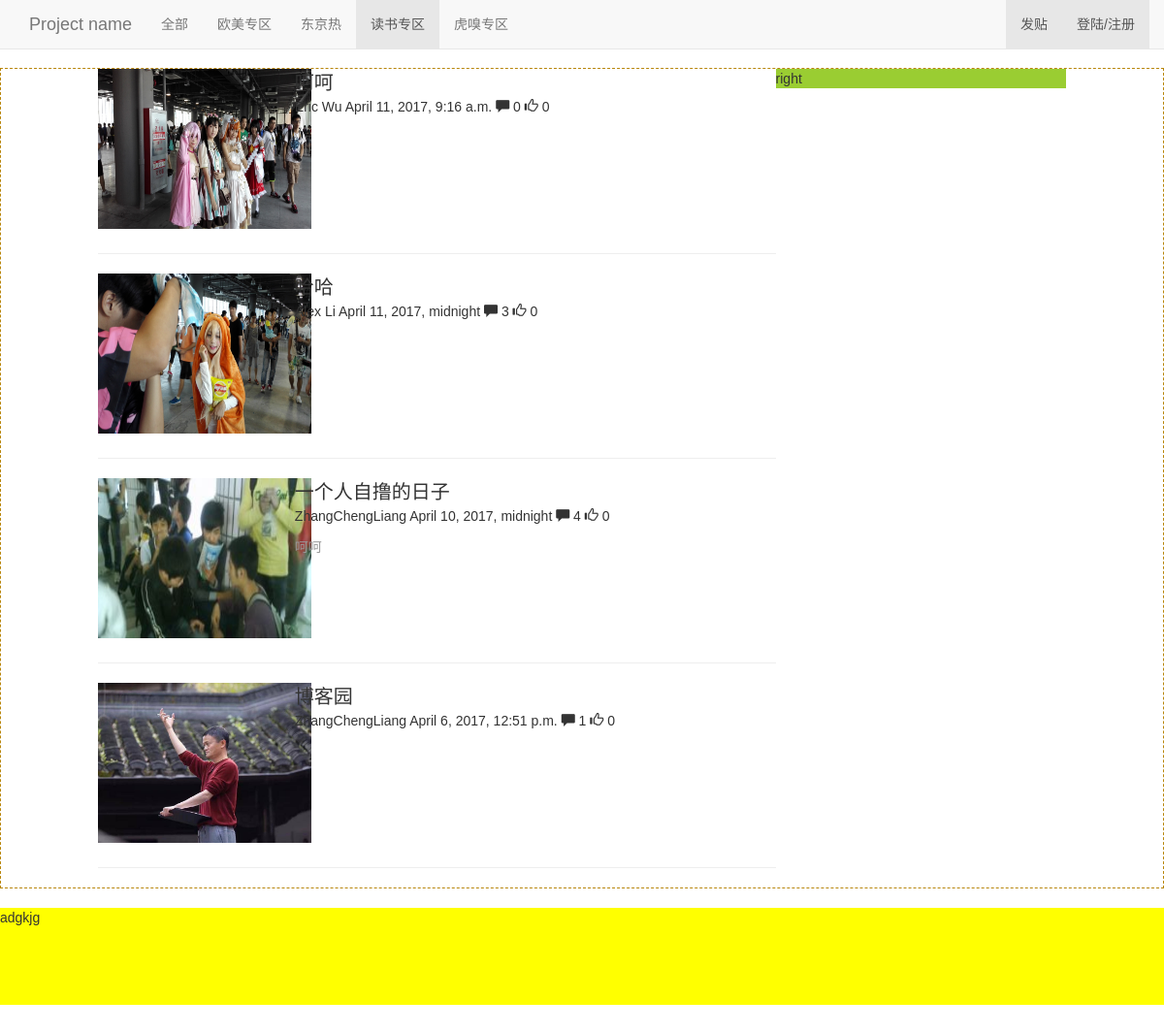
Before: /bbs/category/4/ with the older database file.
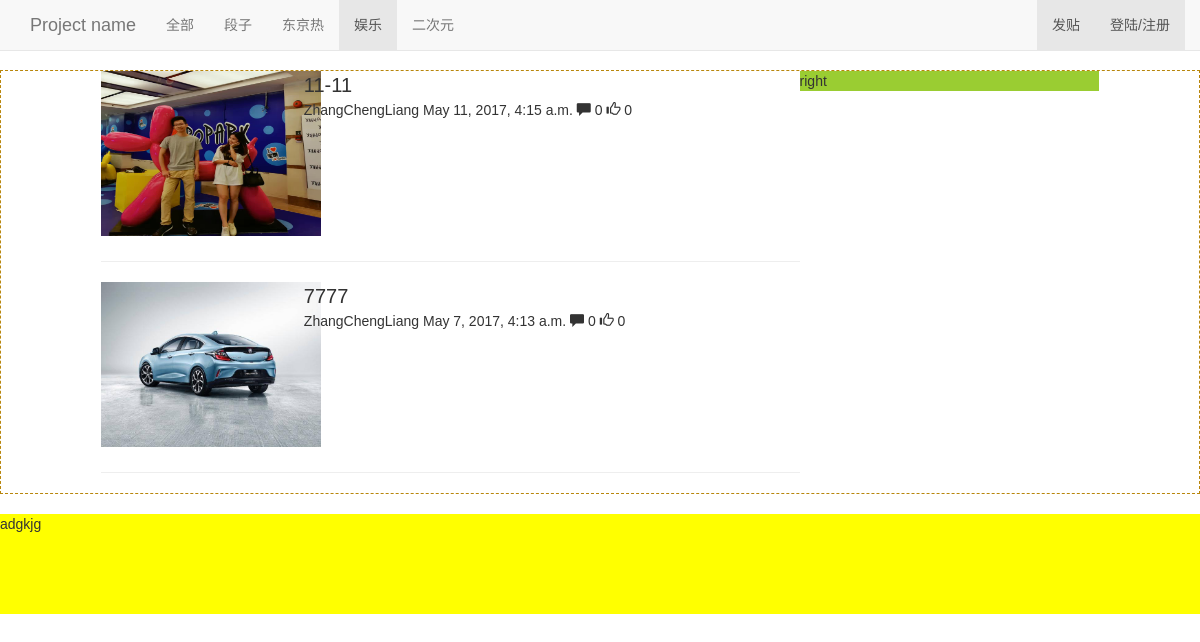
After: the same page with the newer database file.
### bbs/models.py (models this page shows, shortened)
class Category(models.Model):  # 版块(分类)表
    name = models.CharField(max_length=64, unique=True)  # 版块名
    brief = models.CharField(max_length=255, null=True, blank=True)  # 简要介绍
    set_to_top_menu = models.BooleanField(default=False)  # 是否显示在界面
    position_index = models.SmallIntegerField()  # 版块的位置
    admin = models.ManyToManyField("UserProfile", blank=True, null=True)  # 一个版块可有多个管理员，可不选择

class Article(models.Model):  # 贴子表
    title = models.CharField(max_length=255)  # 标题
    brief = models.CharField(max_length=255, null=True, blank=True)  # 简要介绍
    category = models.ForeignKey("Category")
    content = models.TextField(u"文章内容")
    author = models.ForeignKey("UserProfile")  # 作者
    pub_date = models.DateTimeField(blank=True, null=True)
    last_modify = models.DateTimeField(auto_now=True)  # 自动添加修改帖子时间
    priority = models.IntegerField(u"优先级", default=1000)  # 设置默认优先级为1000
    head_img = models.ImageField(u"文章标题图片", upload_to="uploads")
    status_choices = (("draft", u"草稿"),
                      ("published", u"已发布"),
                      ("hidden", u"隐藏"),
                      )
    publish_status = models.CharField(choices=status_choices, max_length=32, default="published")

class UserProfile(models.Model):  # 用户表
    user = models.OneToOneField(User)  # 一对一关联，密码在User表
    name = models.CharField(max_length=64)
    signature = models.CharField(max_length=255, blank=True, null=True)  # 个人签名，可以为空
    head_img = models.ImageField(height_field=150, width_field=150, blank=True, null=True)  # 头像，可以不传
    def __str__(self):
        return self.name

### bbs/views.py (the view)
# urls.py: url(r'^category/(\d+)/$', views.category),
def category(request, category_id):
    category_obj = models.Category.objects.get(id=category_id)
    if category_obj.position_index == 1:  # 用户访问首页
        article_list = models.Article.objects.all().order_by('pub_date')
    else:
        article_list = models.Article.objects.filter(category=category_id, publish_status="published")
    newest_article = models.Article.objects.all().order_by('-pub_date')[0]
    newest_article_id = newest_article.id
    print(">>>>找到最新文章的ID", newest_article_id)
    return render(request, "bbs/index.html", {"category_list": category_list,
                                              "article_list": article_list,
                                              "newest_article_id": newest_article_id,
                                              "category_obj": category_obj,
                                              })

### bbs/templatetags/img_tag.py (called while the page is built)
@register.filter  # 注册
def truncate_url(img_url):  # 截断url
    return img_url.name.split("/", maxsplit=1)[-1]

@register.simple_tag
def filter_comment(article_obj):
    query_set = article_obj.comment_set.select_related()  # 反向关联查询(包含评论与点赞)
    comments = {
        "comment_count": query_set.filter(comment_type=1).count(),  # 评论数
        "thumb_count": query_set.filter(comment_type=2).count(),  # 点赞数
    }
    return comments  # 后端返回给前端是一个字典

### templates/bbs/index.html (shortened to what this page needs)
{% extends "base.html" %}
{% load img_tag %}
{% block page_container %}
    <div class="wrap-left">
        {% for article in article_list reversed %}
            <div class="article-box row">
                <div class="article-head-img col-md-4">
                    <img src="/static/{{ article.head_img|truncate_url }}">
                </div>
                <div class="article-brief col-md-8">
                    <a class="article-title" href="{% url 'article_detail' article.id %}">{{ article.title }}</a>
                    <div>
                        <span>{{ article.author }}</span>
                        <span>{{ article.pub_date }}</span>
                        <span>{%  filter_comment article as comments %}</span>
                        <span class="glyphicon glyphicon-comment" aria-hidden="true"></span>
                        <span>{{ comments.comment_count }}</span>
                        <span class="glyphicon glyphicon-thumbs-up" aria-hidden="true"></span>
                        <span>{{ comments.thumb_count }}</span>
                    </div>
                    <div class="article-brief-text">
                        <span>{{ article.brief }}</span>
                    </div>
                </div>
            </div>
            <hr/>
        {% endfor %}
    </div>
    <div class="wrap-right">
        right
    </div>
{% endblock %}

### templates/base.html (shortened to what this page needs)
<!DOCTYPE html>
<html lang="zh-CN"><style type="text/css" id="106159481858"></style><head><meta http-equiv="Content-Type" content="text/html; charset=UTF-8">
    <link href="/static/bootstrap-3.3.7-dist/css/bootstrap.min.css" rel="stylesheet">
    <link href="/static/bootstrap-3.3.7-dist/css/page_container.css" rel="stylesheet">
    <link href="/static/bootstrap-3.3.7-dist/css/navbar-fixed-top.css" rel="stylesheet">
  </head>
  <body> {% csrf_token %}
    <nav class="navbar navbar-default navbar-fixed-top">
      <div class="container">
        <div class="navbar-header">
          <a class="navbar-brand" href="http://v3.bootcss.com/examples/navbar-fixed-top/#">Project name</a>
        </div>
        <div id="navbar" class="navbar-collapse collapse">
            {% for category in category_list %}
              <ul class="nav navbar-nav">
                {% if category.id == category_obj.id %}
                    <li class="active"><a href="/bbs/category/{{ category.id }}">{{ category.name }}</a></li>
                {% else %}
                    <li class=""><a href="/bbs/category/{{ category.id }}">{{ category.name }}</a></li>
                {% endif %}
              </ul>
            {% endfor %}
          <ul class="nav navbar-nav navbar-right">
            <li class="active"><a href="{% url 'new_article' %}">发贴</a></li>
            {% if request.user.is_authenticated %}
                <li class=""><a href="#">{{ request.user.userprofile }}</a></li>
                 <li class="active"><a href="{% url 'logout' %}">注销退出</a></li>
            {% else %}
                <li class="active"><a href="{% url 'login' %}">登陆/注册</a></li>
            {% endif %}
          </ul>
        </div>
      </div>
    </nav>
    <div class="page-container">
        {% block page_container %}{% endblock %}
    </div>
    <footer class="footer">
        adgkjg
    </footer>
</body></html>

Changed rows visible on the page:
removed Article: head_img (picture), title "呵呵", author "Eric Wu", pub_date "April 11, 2017, 9:16 a.m.", comment_count "0", thumb_count "0"
removed Article: head_img (picture), title "哈哈", author "Alex Li", pub_date "April 11, 2017, midnight", comment_count "3", thumb_count "0"
removed Article: head_img (picture), title "一个人自撸的日子", author "ZhangChengLiang", pub_date "April 10, 2017, midnight", comment_count "4", thumb_count "0", brief "呵呵"
removed Article: head_img (picture), title "博客园", author "ZhangChengLiang", pub_date "April 6, 2017, 12:51 p.m.", comment_count "1", thumb_count "0"
changed Category (number 2 of 5 on the later page): name "欧美专区" → "段子"
changed Category (number 4 of 5 on the later page): name "读书专区" → "娱乐"
changed Category: name "虎嗅专区" → "二次元"
added Article: head_img (picture), title "11-11", author "ZhangChengLiang", pub_date "May 11, 2017, 4:15 a.m.", comment_count "0", thumb_count "0"
added Article: head_img (picture), title "7777", author "ZhangChengLiang", pub_date "May 7, 2017, 4:13 a.m.", comment_count "0", thumb_count "0"
